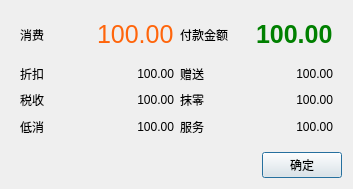
<?xml version="1.0" encoding="UTF-8"?>
<ui version="4.0">
 <class>fast_pay_detail_Dialog</class>
 <widget class="QDialog" name="fast_pay_detail_Dialog">
  <property name="geometry">
   <rect>
    <x>0</x>
    <y>0</y>
    <width>353</width>
    <height>189</height>
   </rect>
  </property>
  <property name="windowTitle">
   <string>Dialog</string>
  </property>
  <layout class="QVBoxLayout" name="verticalLayout">
   <item>
    <widget class="QFrame" name="frame">
     <property name="outer_stylesheet" stdset="0">
      <string>frame_detail_show</string>
     </property>
     <layout class="QGridLayout" name="gridLayout">
      <item row="5" column="0">
       <widget class="QLabel" name="label_18">
        <property name="styleSheet">
         <string notr="true"/>
        </property>
        <property name="text">
         <string>低消</string>
        </property>
        <property name="outer_stylesheet" stdset="0">
         <string>label_pre</string>
        </property>
       </widget>
      </item>
      <item row="2" column="0">
       <widget class="QLabel" name="label_10">
        <property name="text">
         <string>折扣</string>
        </property>
       </widget>
      </item>
      <item row="2" column="1">
       <widget class="QLabel" name="label_discount">
        <property name="text">
         <string>100.00</string>
        </property>
        <property name="alignment">
         <set>Qt::AlignRight|Qt::AlignTrailing|Qt::AlignVCenter</set>
        </property>
       </widget>
      </item>
      <item row="0" column="2">
       <widget class="QLabel" name="label_14">
        <property name="text">
         <string>付款金额</string>
        </property>
       </widget>
      </item>
      <item row="5" column="2">
       <widget class="QLabel" name="label_19">
        <property name="text">
         <string>服务</string>
        </property>
        <property name="outer_stylesheet" stdset="0">
         <string>label_pre</string>
        </property>
       </widget>
      </item>
      <item row="2" column="3">
       <widget class="QLabel" name="label_present">
        <property name="text">
         <string>100.00</string>
        </property>
        <property name="alignment">
         <set>Qt::AlignRight|Qt::AlignTrailing|Qt::AlignVCenter</set>
        </property>
       </widget>
      </item>
      <item row="5" column="3">
       <widget class="QLabel" name="label_servicecost">
        <property name="text">
         <string>100.00</string>
        </property>
        <property name="alignment">
         <set>Qt::AlignRight|Qt::AlignTrailing|Qt::AlignVCenter</set>
        </property>
       </widget>
      </item>
      <item row="5" column="1">
       <widget class="QLabel" name="label_lowcost">
        <property name="text">
         <string>100.00</string>
        </property>
        <property name="alignment">
         <set>Qt::AlignRight|Qt::AlignTrailing|Qt::AlignVCenter</set>
        </property>
       </widget>
      </item>
      <item row="0" column="1">
       <widget class="QLabel" name="label_amount">
        <property name="styleSheet">
         <string notr="true">font-size:19pt;
color:#ff650b;</string>
        </property>
        <property name="text">
         <string>100.00</string>
        </property>
       </widget>
      </item>
      <item row="2" column="2">
       <widget class="QLabel" name="label_11">
        <property name="text">
         <string>赠送</string>
        </property>
       </widget>
      </item>
      <item row="0" column="0">
       <widget class="QLabel" name="label">
        <property name="text">
         <string>消费</string>
        </property>
       </widget>
      </item>
      <item row="1" column="0" colspan="4">
       <widget class="QLabel" name="label_2">
        <property name="minimumSize">
         <size>
          <width>0</width>
          <height>2</height>
         </size>
        </property>
        <property name="maximumSize">
         <size>
          <width>16777215</width>
          <height>2</height>
         </size>
        </property>
        <property name="text">
         <string/>
        </property>
        <property name="outer_stylesheet" stdset="0">
         <string>line_div_h</string>
        </property>
       </widget>
      </item>
      <item row="0" column="3">
       <widget class="QLabel" name="label_rsv">
        <property name="styleSheet">
         <string notr="true">font-size:19pt;
color:green;
font-weight:bold;</string>
        </property>
        <property name="text">
         <string>100.00</string>
        </property>
       </widget>
      </item>
      <item row="3" column="0">
       <widget class="QLabel" name="label_13">
        <property name="text">
         <string>税收</string>
        </property>
       </widget>
      </item>
      <item row="3" column="1">
       <widget class="QLabel" name="label_tax">
        <property name="text">
         <string>100.00</string>
        </property>
        <property name="alignment">
         <set>Qt::AlignRight|Qt::AlignTrailing|Qt::AlignVCenter</set>
        </property>
       </widget>
      </item>
      <item row="3" column="3">
       <widget class="QLabel" name="label_blotout">
        <property name="text">
         <string>100.00</string>
        </property>
        <property name="alignment">
         <set>Qt::AlignRight|Qt::AlignTrailing|Qt::AlignVCenter</set>
        </property>
       </widget>
      </item>
      <item row="3" column="2">
       <widget class="QLabel" name="label_12">
        <property name="text">
         <string>抹零</string>
        </property>
       </widget>
      </item>
     </layout>
    </widget>
   </item>
   <item>
    <layout class="QHBoxLayout" name="horizontalLayout" stretch="1,0">
     <item>
      <widget class="QLabel" name="label_desc">
       <property name="styleSheet">
        <string notr="true">color:#ff650b;</string>
       </property>
      </widget>
     </item>
     <item>
      <widget class="lds_toolbar_button" name="pushButton">
       <property name="text">
        <string>确定</string>
       </property>
       <property name="outer_stylesheet" stdset="0">
        <string>pushbutton</string>
       </property>
      </widget>
     </item>
    </layout>
   </item>
  </layout>
 </widget>
 <customwidgets>
  <customwidget>
   <class>lds_toolbar_button</class>
   <extends>QPushButton</extends>
   <header>lds_toolbar_button.h</header>
  </customwidget>
 </customwidgets>
 <resources/>
 <connections/>
</ui>
